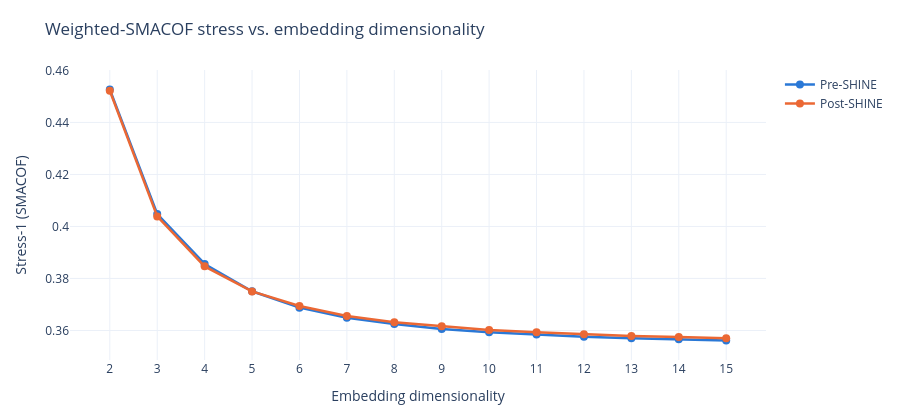

This figure's notebook cell:
### Markdown cell above
### 1.2 Stress scree plot

Weighted-SMACOF stress-1 across dimensionality, one trace per cohort -- the validated
(no-imputation) dimensionality diagnostic.

### Code cell
fig_stress_scree(mds_results, MDS_DIMS).show()

### Figure 1 — Plotly figure (JSON) as saved in the notebook; plotly's stock layout.template omitted (floating-point values rounded to 4 significant figures)
{"data": [{"line": {"color": "#2a78d6", "width": 2.5}, "marker": {"color": "#2a78d6", "size": 8}, "mode": "lines+markers", "name": "Pre-SHINE", "x": [2, 3, 4, 5, 6, 7, 8, 9, 10, 11, 12, 13, 14, 15], "y": [0.4527, 0.4048, 0.3856, 0.3751, 0.3688, 0.3649, 0.3625, 0.3606, 0.3593, 0.3584, 0.3576, 0.357, 0.3566, 0.3561], "type": "scatter"}, {"line": {"color": "#eb6834", "width": 2.5}, "marker": {"color": "#eb6834", "size": 8}, "mode": "lines+markers", "name": "Post-SHINE", "x": [2, 3, 4, 5, 6, 7, 8, 9, 10, 11, 12, 13, 14, 15], "y": [0.4522, 0.4039, 0.3846, 0.375, 0.3694, 0.3656, 0.3632, 0.3616, 0.3602, 0.3593, 0.3585, 0.3579, 0.3574, 0.357], "type": "scatter"}], "layout": {"xaxis": {"title": {"text": "Embedding dimensionality"}, "tickvals": [2, 3, 4, 5, 6, 7, 8, 9, 10, 11, 12, 13, 14, 15]}, "yaxis": {"title": {"text": "Stress-1 (SMACOF)"}}, "margin": {"l": 70, "r": 40, "t": 70, "b": 60}, "title": {"text": "Weighted-SMACOF stress vs. embedding dimensionality"}, "height": 420}}
